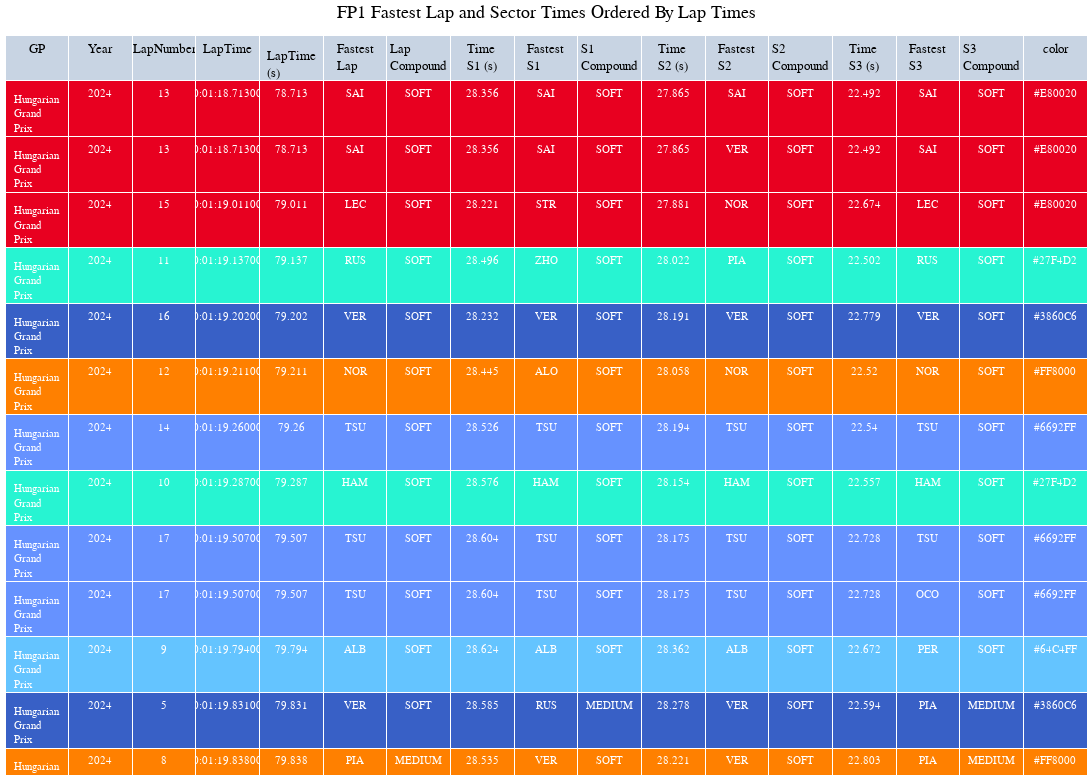

The notebook cell this image was saved under:
### Code cell
import plotly.graph_objects as go

fig_fp1 = go.Figure(go.Table
 (header={"values": LapTime_fp1_ordered.columns},
  cells=dict(
    values=LapTime_fp1_ordered.T.values,
    fill_color=[LapTime_fp1_ordered.color],
    align='center', font=dict(color='white', size=11)
    ))
 )

# fig_fp1.update_layout(
#     updatemenus=[
#         {
#             "buttons": [
#                 {
#                     "label": c,
#                     "method": "update",
#                     "args": [
#                         {
#                             "cells": {
#                                 "values": LapTime_fp1_ordered.T.values
#                                 if c == "All"
#                                 else LapTime_fp1_ordered.loc[LapTime_fp1_ordered["LapNumber"].eq(c)].T.values
#                             }
#                         }
#                     ],
#                 }
#                 for c in ["All"] + LapTime_fp1_ordered["LapNumber"].unique().tolist()
#             ]
#         }
#     ]
# )
fig_fp1.update_layout(
    title="FP1 Fastest Lap and Sector Times Ordered By Lap Times",
        title_x=0.5,
    yaxis = dict(tickfont = dict(size=15)),
    xaxis = dict(tickfont = dict(size=15)),
    font=dict(
        family="PT Sans Narrow",
        size=13,
        color="Black"
    ),
    height=780,
    width=1200,
    title_font_family="PT Sans Narrow",
    margin=dict(l=5, r=5, t=35, b=5),
)

fig_fp1.show()

### Figure 1 — Plotly figure (JSON) as saved in the notebook; plotly's stock layout.template omitted (floating-point values rounded to 4 significant figures; data arrays with more than 128 entries replaced by an {"elided": "..."} marker saying what was removed)
{"data": [{"cells": {"align": "center", "fill": {"color": [["#E80020", "#E80020", "#E80020", "#27F4D2", "#3860C6", "#FF8000", "#6692FF", "#27F4D2", "#6692FF", "#6692FF", "#64C4FF", "#3860C6", "#FF8000", "#52e252", "#FF8000", "#0093cc", "#64C4FF", "#3860C6", "#52e252", "#64C4FF", "#0093cc", "#0093cc", "#0093cc", "#E80020", "#E80020", "#E80020", "#E80020", "#27F4D2", "#27F4D2", "#E80020"]]}, "font": {"color": "white", "size": 11}, "values": {"elided": "17x30 mixed values"}}, "header": {"values": ["GP", "Year", "LapNumber", "LapTime", "LapTime (s)", "Fastest Lap", "Lap Compound", "Time S1 (s)", "Fastest S1", "S1 Compound", "Time S2 (s)", "Fastest S2", "S2 Compound", "Time S3 (s)", "Fastest S3", "S3 Compound", "color"]}, "type": "table"}], "layout": {"font": {"color": "Black", "family": "PT Sans Narrow", "size": 13}, "height": 780, "margin": {"b": 5, "l": 5, "r": 5, "t": 35}, "title": {"font": {"family": "PT Sans Narrow"}, "text": "FP1 Fastest Lap and Sector Times Ordered By Lap Times", "x": 0.5}, "width": 1200, "xaxis": {"tickfont": {"size": 15}}, "yaxis": {"tickfont": {"size": 15}}}}
